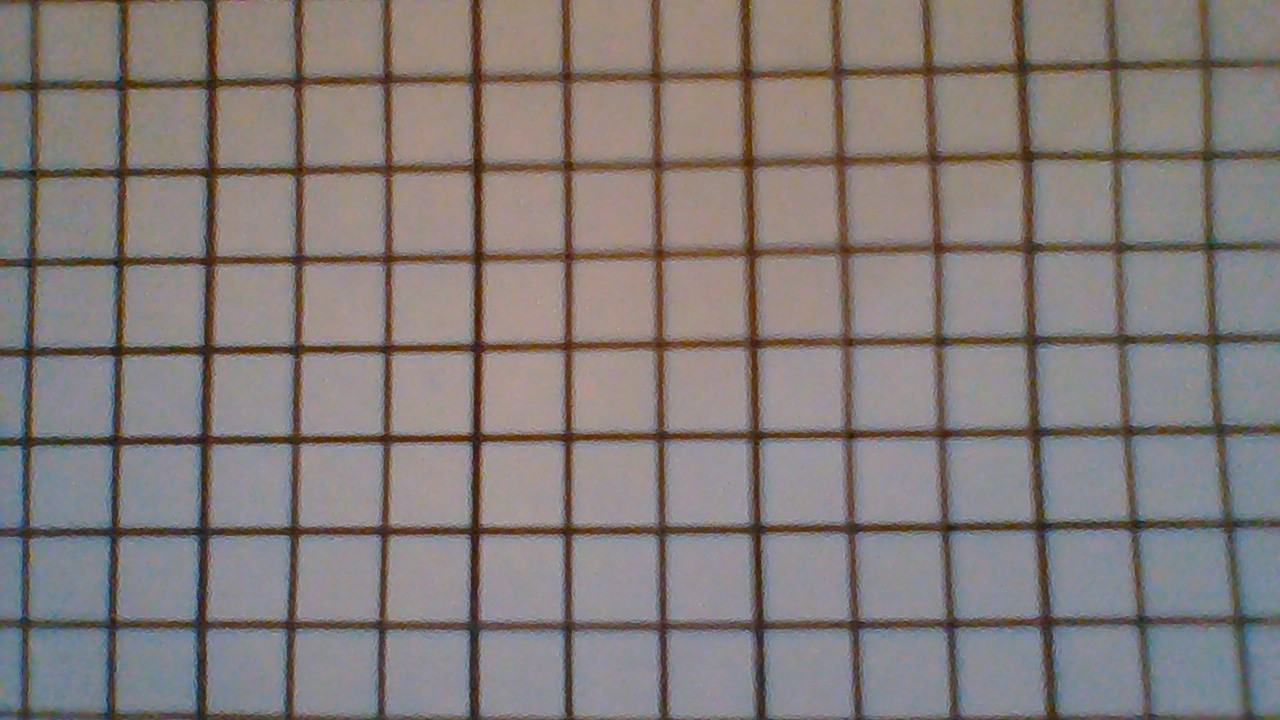
#> input picture girdImage2.jpg, 1280 x 720 px
$ python -i vidProc.py   (imports and definitions only)
#> lines starting #> are read from the running program, lines starting #| are printed output that depends on the picture; after the words box and inside, x2 and y2 are one past the last pixel; in counts of white or black regions, pixels touching at a corner belong together
#> further down, picture is the input picture: shape (720, 1280, 3); mean B, G, R 122.1, 124.3, 131.7
import cv2
import numpy as np
import yaml
import numpy as np
import cv2
import math
from matplotlib import pyplot as plt


# [59 lines left out: functions undist, show_wait_destroy, binaryGridDetection, finddirs, not called in this run]


def findIntPoints(img1):
    _,binary = cv2.threshold(cv2.cvtColor(img1, cv2.COLOR_BGR2GRAY),120,250,cv2.THRESH_BINARY_INV)
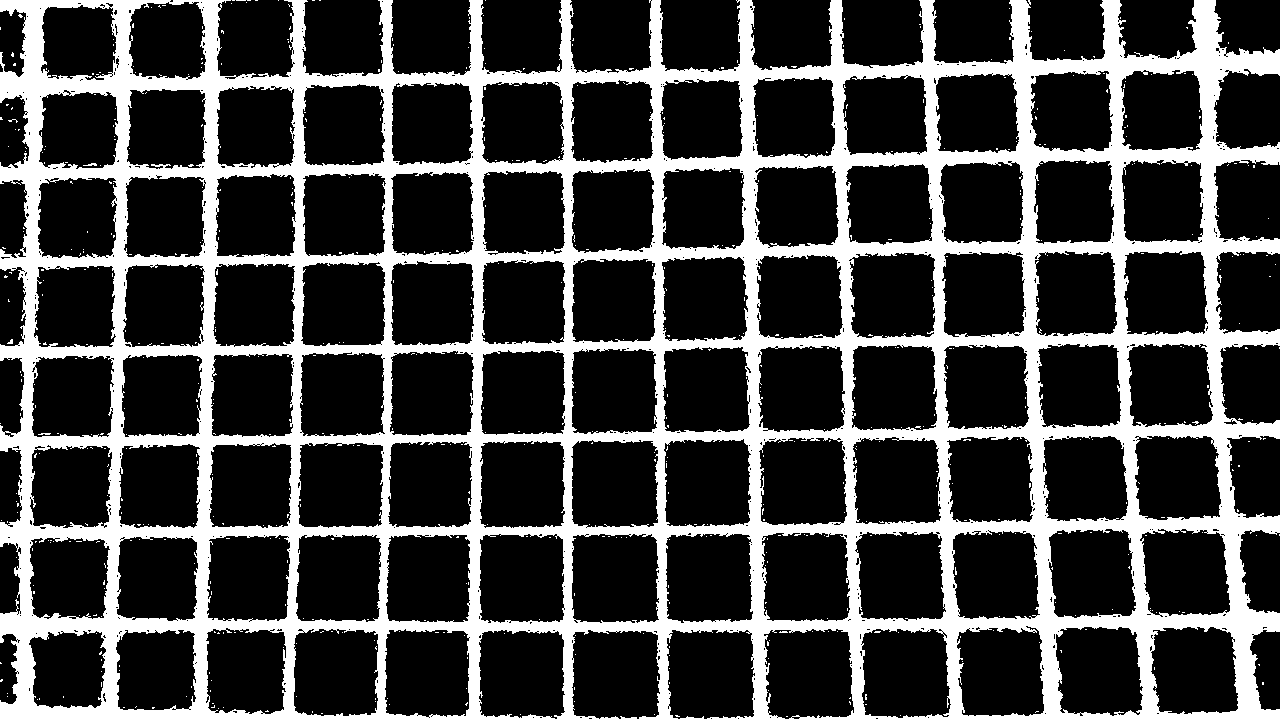
#> binary: shape (720, 1280); values 0 (black) and 250 (white), 25% white; 653 white regions (650 under 20 px), largest, box (x1, y1, x2, y2) and area: (0, 0, 1280, 720) 228807, (83, 163, 97, 166) 26, (38, 433, 51, 435) 20
    img = np.copy(img1)
    # Create the images that will use to extract the horizontal and vertical lines
    horizontal = np.copy(binary)
    vertical = np.copy(binary)

    # Specify size on horizontal axis
    cols = horizontal.shape[1]
#> cols = 1280
    horizontal_size = cols // 40
#> horizontal_size = 32

    # Specify size on vertical axis
    rows = vertical.shape[0]
#> rows = 720
    verticalsize = rows // 40
#> verticalsize = 18

    # Create structure element for extracting horizontal lines through morphology operations
    horizontalStructure = cv2.getStructuringElement(cv2.MORPH_RECT, (horizontal_size, 1))
    verticalStructure = cv2.getStructuringElement(cv2.MORPH_RECT, (1, verticalsize))
#> verticalStructure = 18 values from 1 to 1

    # Apply morphology operations
    horizontal = cv2.erode(horizontal, horizontalStructure)
#> horizontal: shape (720, 1280); values 0 (black) and 250 (white), 9% white; 30 white regions (19 under 20 px), largest, box (x1, y1, x2, y2) and area: (0, 53, 1280, 97) 12514, (0, 612, 1280, 634) 11573, (0, 148, 1280, 180) 11342
    vertical = cv2.erode(vertical, verticalStructure)
#> vertical: shape (720, 1280); values 0 (black) and 250 (white), 11.1% white; 108 white regions (87 under 20 px), largest, box (x1, y1, x2, y2) and area: (0, 0, 220, 720) 24633, (1182, 0, 1280, 720) 10117, (1012, 0, 1060, 720) 8923
    img_bwa = cv2.bitwise_and(vertical,horizontal)
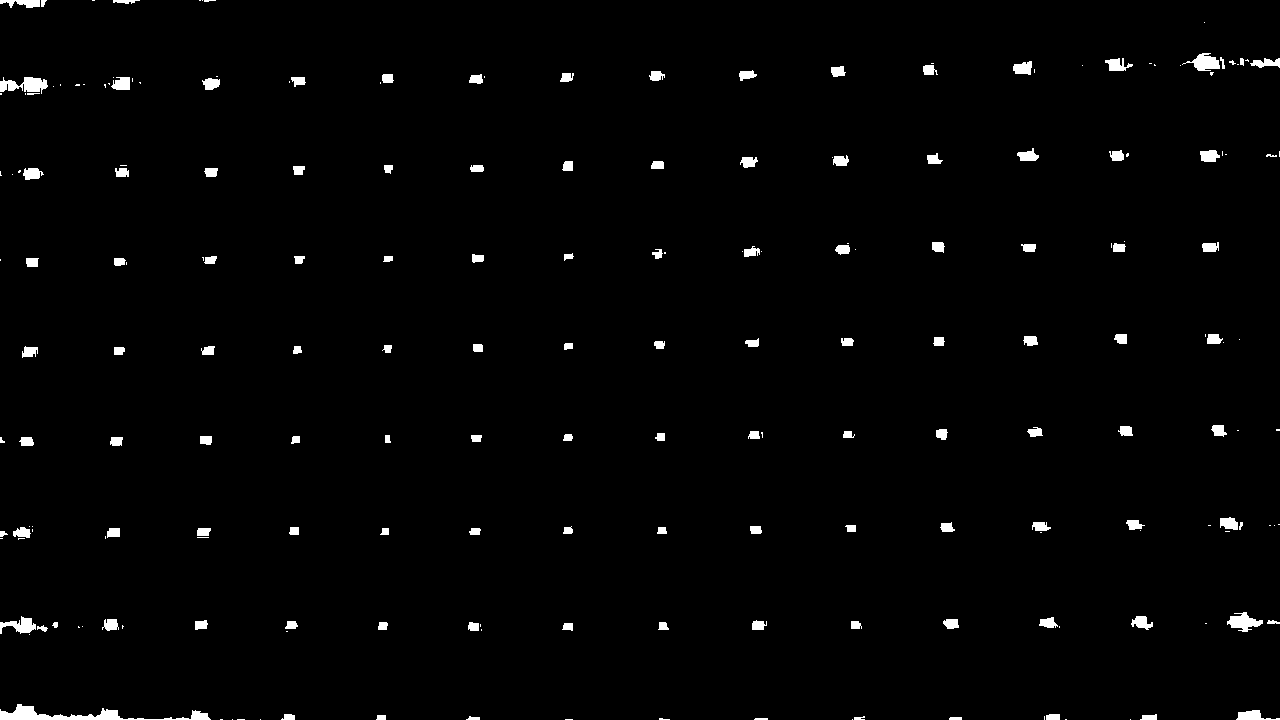
#> img_bwa: shape (720, 1280); values 0 (black) and 250 (white), 1.6% white; 210 white regions (89 under 20 px)
    #horizontal = cv2.dilate(horizontal, horizontalStructure)
    # Show extracted horizontal lines
    #show_wait_destroy("horizontal", horizontal)
    #show_wait_destroy("horizontal", vertical)
    #show_wait_destroy("horizontal", img_bwa)
    #find centroids of blobs
    # find contours in the binary image
    contours, hierarchy = cv2.findContours(img_bwa, cv2.RETR_EXTERNAL, cv2.CHAIN_APPROX_SIMPLE)
#> contours = 210 contours, 98 with area under 20; largest, box (x1, y1, x2, y2) and area: (0, 704, 211, 720) 922, (0, 77, 48, 94) 408, (1227, 612, 1263, 632) 328, (1182, 53, 1220, 71) 306, (0, 616, 36, 634) 272
    intersectionPoints=[]
    for c in contours:
        # calculate moments for each contour
        M = cv2.moments(c)
        if M["m00"] != 0:
            # calculate x,y coordinate of center
            cX = int(M["m10"] / M["m00"])
            cY = int(M["m01"] / M["m00"])
            intersectionPoints.append([cX,cY])
            cv2.circle(img, (cX, cY), 3, (0, 0, 255), -1)
            cv2.putText(img_bwa, "centroid", (cX - 25, cY - 25),cv2.FONT_HERSHEY_SIMPLEX, 0.5, (255, 255, 255), 2)
#> this loop made 210 passes
#> (c, cX, cY) on passes 9, 26, 27, 47: ([[755, 718], [754, 719], [767, 719], [767, 718]], 760, 718), ([[78, 626], [78, 627], [79, 627]], 78, 626), ([[122, 625], [122, 628], [122, 627], [123, 626]], 122, 626), ([[18, 538], [18, 539], [19, 538], [24, 538]], 18, 538)
#> (cX, cY) on passes 10, 11, 13, 14, 15, 16: (660, 718), (955, 718), (857, 717), (473, 717), (380, 717), (1149, 716)
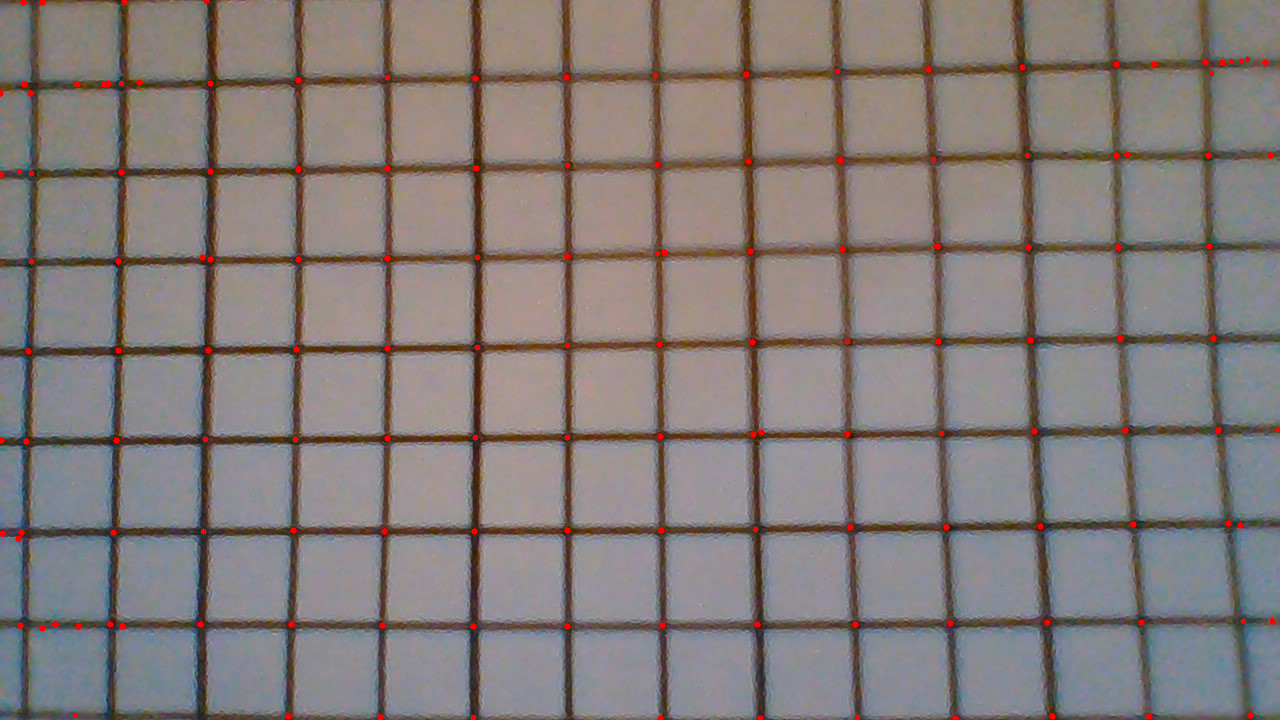
#> img: shape (720, 1280, 3); 0.44% of pixels changed, all inside (x1, y1, x2, y2) = (0, 0, 1280, 720)
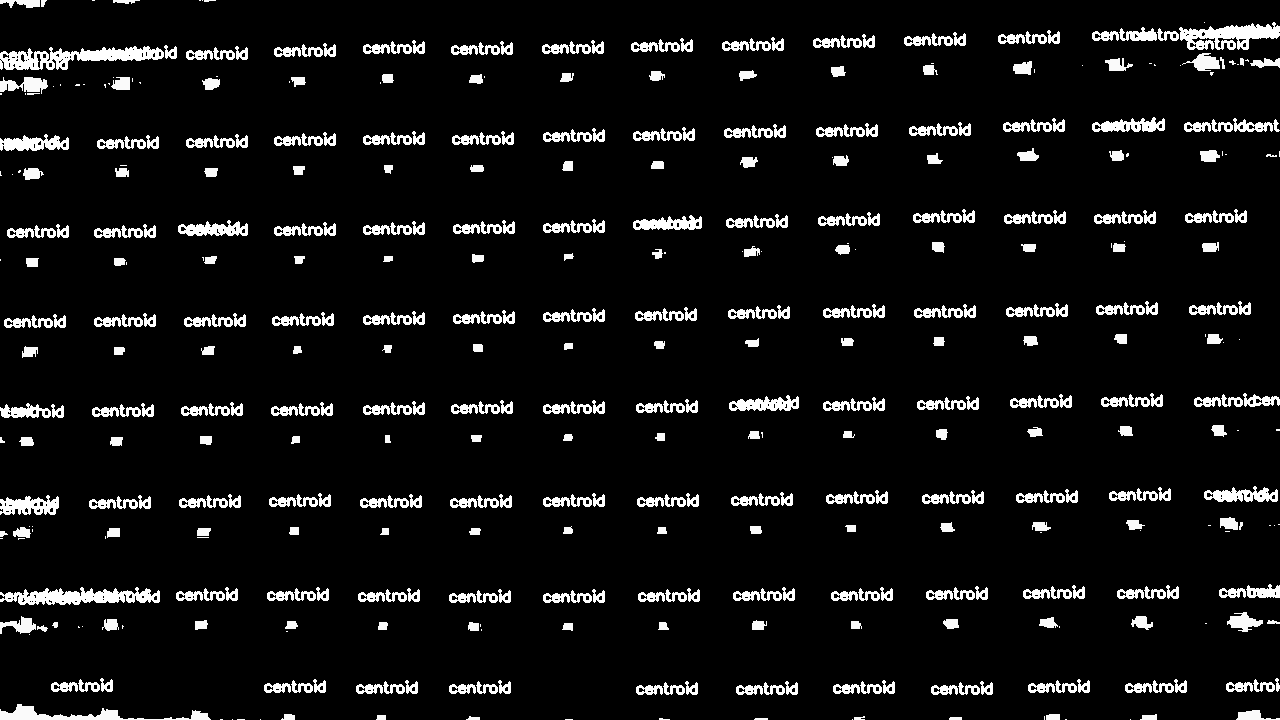
#> img_bwa: shape (720, 1280); 5.84% of pixels changed, all inside (x1, y1, x2, y2) = (0, 22, 1280, 695)
#> after the loop, intersectionPoints = 143 pairs, first value 0 to 1277, second value 0 to 718
    # display the image
    #show_wait_destroy("Image", img)

    return intersectionPoints,img

# [12 lines left out: function findCircles, not called in this run]

>>> import cv2
>>> picture = cv2.imread('girdImage2.jpg')
>>> result = findIntPoints(picture)
